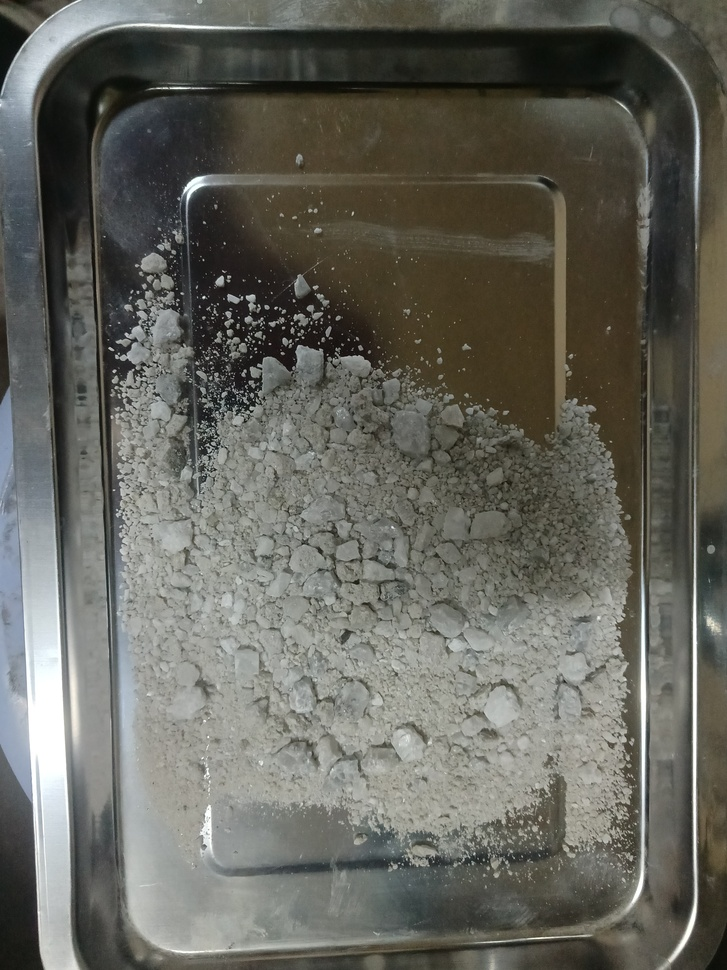
#> input picture experiments/slagData/train/image1.jpg, 727 x 970 px, shrunk from 3024 x 4032 before the run, found by its file name
$ python compare.py
#> lines starting #> are read from the running program, lines starting #| are printed output that depends on the picture
import cv2
from PIL import Image

# 使用OpenCV读取灰度图像
gray_image_opencv = cv2.imread('../experiments/slurryData/train/image1.jpg', cv2.IMREAD_GRAYSCALE)
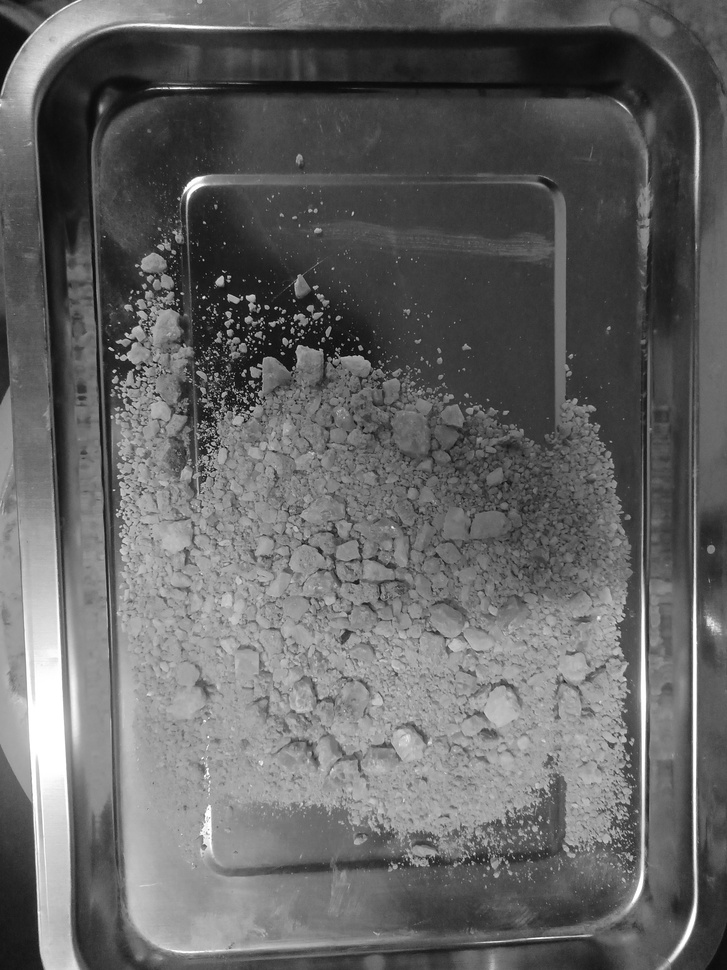
#> gray_image_opencv: shape (970, 727); min 3, max 255, mean 99.8

# 使用PIL读取灰度图像
gray_image_pil = Image.open('../experiments/slurryData/train/image1.jpg').convert('L')

# 比较读取结果是否一致
# 这里可以使用像素级别的比较来确保结果一致
# 如果图像分辨率较大，可以考虑使用一些相似性度量方法
cv2.imshow('Grayscale Image', gray_image_opencv)
cv2.waitKey(0)
cv2.destroyAllWindows()

$ run again, with experiments/slagData/train/image10.jpg copied over experiments/slagData/train/image1.jpg
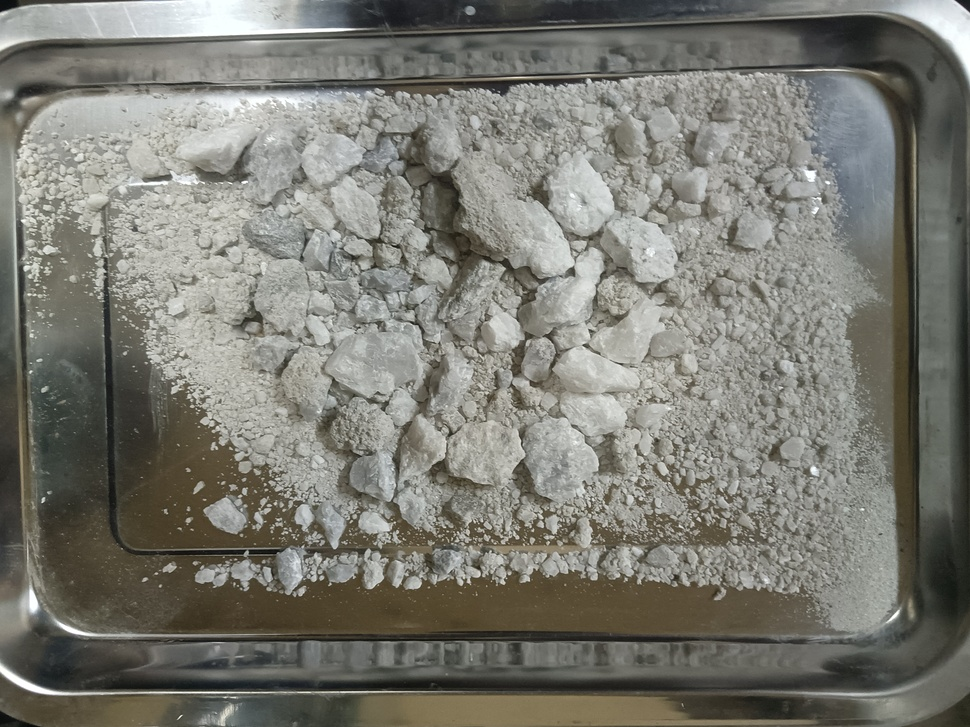
#> input picture experiments/slagData/train/image10.jpg, 970 x 727 px, shrunk from 4032 x 3024 before the run, found by its file name
#> `gray_image_opencv = cv2.imread('../experiments/slurryData/train/image1..`:
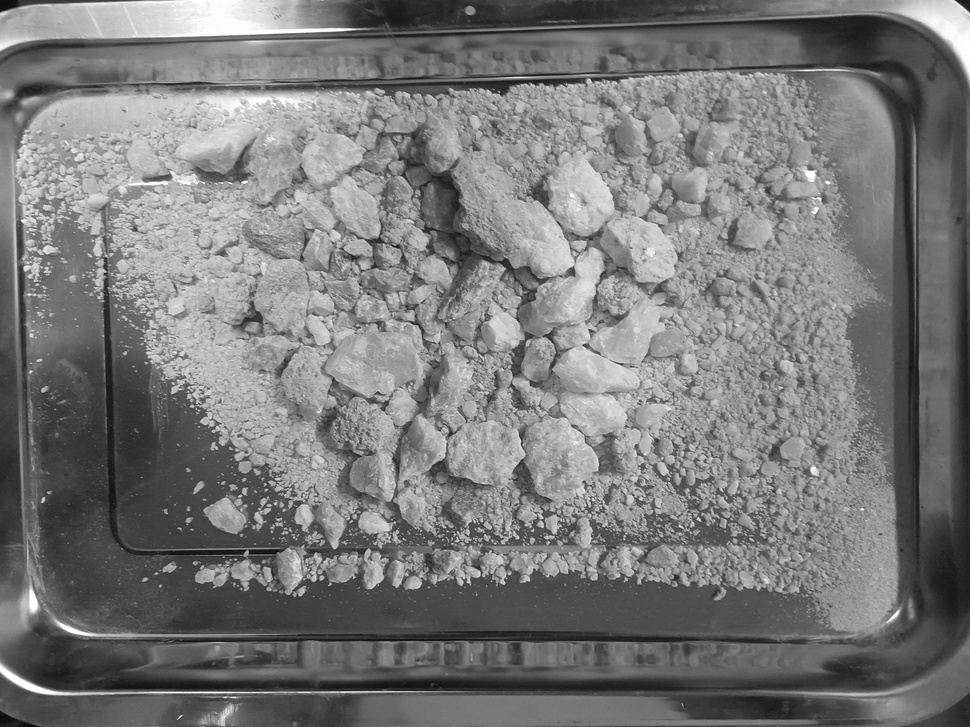
#> gray_image_opencv: shape (727, 970); min 1, max 255, mean 121.7
